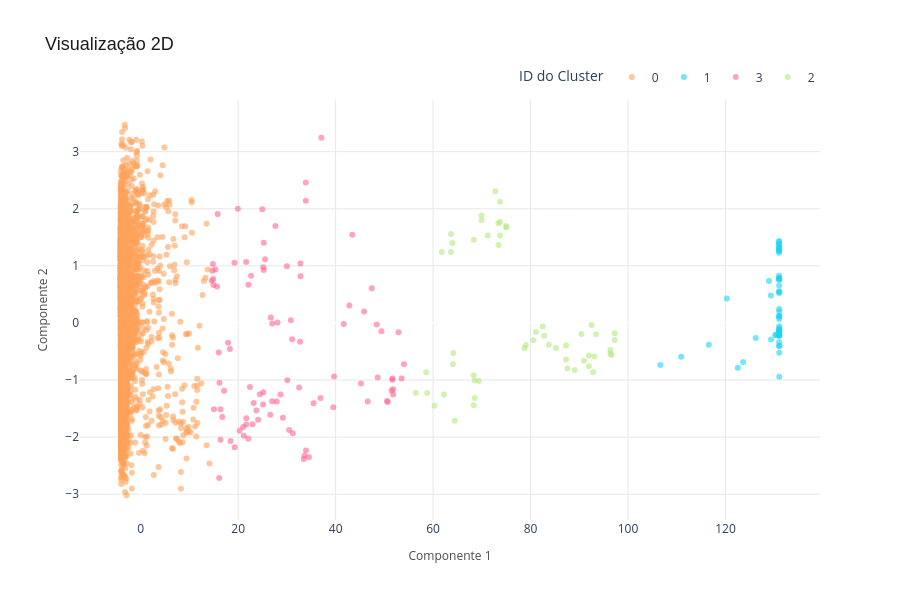

Here is the notebook cell this chart was saved with:
### Code cell
import plotly.express as px
import pandas as pd
from sklearn.decomposition import PCA
from sklearn.cluster import KMeans

# 1. Garantir que o modelo final está treinado com K=4
km_final = KMeans(n_clusters=4, init='k-means++', n_init=10, max_iter=300, random_state=10)
labels_k4 = km_final.fit_predict(X_tratado)

# 2. Redução de Dimensionalidade (PCA) para 2 componentes (2D)
pca = PCA(n_components=2)
X_pca = pca.fit_transform(X_tratado)

# 3. Construção do DataFrame para o Plotly
df_pca = pd.DataFrame(X_pca, columns=['Componente 1', 'Componente 2'])
df_pca['Cluster'] = labels_k4.astype(str)  # Plotly exige strings para categorizar as cores corretamente

# 4. Mapeamento da Paleta Corporativa
# O Cluster 0 (gigante) fica em cinza, os nichos ganham tons de vermelho/bordeaux
mapa_cores = {0: '#7F8C8D', 1: '#C00000', 2: "#007006", 3: "#A6FF00"}

# Tiramos uma amostra de 5000 pontos para o SVG não travar o seu ambiente
df_pca_amostra = df_pca.sample(n=5000, random_state=42)

fig = px.scatter(
    df_pca_amostra,
    x='Componente 1',
    y='Componente 2',
    color='Cluster',
    color_discrete_map=mapa_cores,
    opacity=0.6,
    render_mode='svg', # <-- Força a fugir do WebGL
    title='Visualização 2D',
    hover_data={'Componente 1': False, 'Componente 2': False, 'Cluster': True}
)

# 6. Formatação Executiva do Layout
fig.update_layout(
    plot_bgcolor='white',
    title_font=dict(size=18, color='#1C1C1C', family='Arial'),
    legend_title_text='ID do Cluster',
    legend=dict(
        orientation="h",
        yanchor="bottom",
        y=1.02,
        xanchor="right",
        x=1
    ),
    width=900,
    height=600
)

# Adicionando grade sutil
fig.update_xaxes(showgrid=True, gridwidth=1, gridcolor='#E5E7E9', title_font=dict(size=12, color='#4A4A4A'))
fig.update_yaxes(showgrid=True, gridwidth=1, gridcolor='#E5E7E9', title_font=dict(size=12, color='#4A4A4A'))

fig.show()

### Figure 1 — Plotly figure (JSON) as saved in the notebook; plotly's stock layout.template omitted (floating-point values rounded to 4 significant figures; data arrays with more than 128 entries replaced by an {"elided": "..."} marker saying what was removed)
{"data": [{"customdata": {"elided": "4799x1 str values"}, "hovertemplate": "Cluster=%{customdata[0]}<extra></extra>", "legendgroup": "0", "marker": {"color": "#FFA15A", "opacity": 0.6, "symbol": "circle"}, "mode": "markers", "name": "0", "orientation": "v", "showlegend": true, "type": "scatter", "x": {"elided": "4799 float values"}, "xaxis": "x", "y": {"elided": "4799 float values"}, "yaxis": "y"}, {"customdata": [["1"], ["1"], ["1"], ["1"], ["1"], ["1"], ["1"], ["1"], ["1"], ["1"], ["1"], ["1"], ["1"], ["1"], ["1"], ["1"], ["1"], ["1"], ["1"], ["1"], ["1"], ["1"], ["1"], ["1"], ["1"], ["1"], ["1"], ["1"], ["1"], ["1"], ["1"], ["1"], ["1"], ["1"], ["1"], ["1"], ["1"], ["1"], ["1"], ["1"], ["1"], ["1"], ["1"], ["1"], ["1"], ["1"], ["1"], ["1"], ["1"], ["1"], ["1"], ["1"], ["1"]], "hovertemplate": "Cluster=%{customdata[0]}<extra></extra>", "legendgroup": "1", "marker": {"color": "#19d3f3", "opacity": 0.6, "symbol": "circle"}, "mode": "markers", "name": "1", "orientation": "v", "showlegend": true, "type": "scatter", "x": [131.0, 131.0, 131.0, 128.9, 131.0, 131.0, 106.7, 131.0, 131.0, 131.0, 131.0, 131.0, 131.0, 131.0, 131.0, 129.3, 131.0, 131.0, 131.0, 131.0, 131.0, 110.9, 131.0, 116.6, 131.0, 129.4, 131.0, 130.3, 123.6, 131.0, 131.0, 131.0, 131.0, 131.0, 130.3, 131.0, 131.0, 131.0, 131.0, 131.0, 131.0, 131.0, 120.3, 131.0, 131.0, 126.2, 131.0, 131.0, 131.0, 131.0, 131.0, 131.0, 122.5], "xaxis": "x", "y": [0.654, 0.7609, -0.3381, 0.7327, 1.434, -0.9419, -0.7374, -0.3994, -0.09261, 0.5436, -0.05815, 0.7818, 1.263, 0.0684, 0.8251, 0.4822, -0.1444, -0.1449, 1.301, 0.1226, 1.326, -0.5941, -0.5207, -0.3826, 0.1138, -0.2898, -0.2201, -0.2067, -0.6857, 0.7546, 1.305, 0.7857, 1.374, -0.1419, -0.2155, -0.2254, 1.377, -0.2217, 0.5535, 0.2439, 0.2016, 0.5237, 0.4291, 0.1152, -0.1205, -0.2643, 1.265, -0.1917, -0.4053, -0.124, 1.417, 1.231, -0.786], "yaxis": "y"}, {"customdata": [["3"], ["3"], ["3"], ["3"], ["3"], ["3"], ["3"], ["3"], ["3"], ["3"], ["3"], ["3"], ["3"], ["3"], ["3"], ["3"], ["3"], ["3"], ["3"], ["3"], ["3"], ["3"], ["3"], ["3"], ["3"], ["3"], ["3"], ["3"], ["3"], ["3"], ["3"], ["3"], ["3"], ["3"], ["3"], ["3"], ["3"], ["3"], ["3"], ["3"], ["3"], ["3"], ["3"], ["3"], ["3"], ["3"], ["3"], ["3"], ["3"], ["3"], ["3"], ["3"], ["3"], ["3"], ["3"], ["3"], ["3"], ["3"], ["3"], ["3"], ["3"], ["3"], ["3"], ["3"], ["3"], ["3"], ["3"], ["3"], ["3"], ["3"], ["3"], ["3"], ["3"], ["3"], ["3"], ["3"], ["3"], ["3"], ["3"], ["3"], ["3"], ["3"], ["3"], ["3"], ["3"], ["3"], ["3"], ["3"], ["3"], ["3"], ["3"], ["3"], ["3"], ["3"]], "hovertemplate": "Cluster=%{customdata[0]}<extra></extra>", "legendgroup": "3", "marker": {"color": "#FF6692", "opacity": 0.6, "symbol": "circle"}, "mode": "markers", "name": "3", "orientation": "v", "showlegend": true, "type": "scatter", "x": [22.94, 49.39, 14.93, 23.75, 15.33, 15.01, 33.61, 34.51, 30.81, 30.09, 22.07, 33.87, 16.73, 25.16, 32.52, 51.64, 22.41, 24.45, 25.51, 18.44, 26.69, 37.07, 39.66, 14.71, 46.58, 28.69, 28.07, 32.77, 23.17, 33.88, 21.63, 14.81, 50.69, 51.8, 51.64, 33.46, 25.1, 20.31, 41.67, 31.08, 47.41, 15.66, 48.43, 16.01, 45.19, 19.94, 30.0, 15.79, 27.64, 19.29, 26.99, 19.23, 42.81, 24.94, 32.7, 16.37, 51.47, 32.78, 16.16, 16.1, 36.89, 17.12, 24.09, 33.91, 14.57, 14.88, 25.24, 27.91, 50.53, 43.42, 53.54, 51.8, 25.15, 22.1, 21.67, 30.45, 17.92, 39.52, 26.97, 16.35, 18.29, 35.46, 45.84, 21.02, 54.01, 29.17, 48.62, 21.15, 25.25, 52.9, 22.64, 26.58, 21.67, 31.2], "xaxis": "x", "y": [-1.773, -0.1445, 0.6656, -1.535, 0.9347, -1.514, -2.328, -2.353, 0.0461, -1.004, -2.027, 2.462, -1.649, -1.214, -1.129, -0.9741, -1.12, -1.247, 1.116, -2.068, 0.09409, 3.243, -0.9401, 0.9126, -1.375, -1.253, 0.006017, 1.041, -1.404, 2.142, 1.066, 1.033, -1.385, -1.252, -0.9932, -2.382, -1.428, -1.89, -0.01994, -0.2867, 0.6063, 0.6389, -0.02807, -0.5179, -1.062, 2.0, 0.994, 1.907, 1.697, -2.178, -0.009423, 1.055, 0.3052, 1.993, -0.331, -2.048, -1.183, 0.8163, -1.049, -2.719, -1.317, -1.186, -1.694, -2.237, 0.7396, 0.7697, 0.9274, -1.378, -1.368, 1.544, -0.9735, -1.161, 0.9741, 0.6673, -1.672, -1.876, -0.348, -1.477, -1.371, -1.511, -0.4558, -1.409, 0.1987, -1.823, -0.7221, -1.66, -0.9561, -1.975, 1.407, -0.1616, 0.8266, -1.609, -1.777, -1.933], "yaxis": "y"}, {"customdata": [["2"], ["2"], ["2"], ["2"], ["2"], ["2"], ["2"], ["2"], ["2"], ["2"], ["2"], ["2"], ["2"], ["2"], ["2"], ["2"], ["2"], ["2"], ["2"], ["2"], ["2"], ["2"], ["2"], ["2"], ["2"], ["2"], ["2"], ["2"], ["2"], ["2"], ["2"], ["2"], ["2"], ["2"], ["2"], ["2"], ["2"], ["2"], ["2"], ["2"], ["2"], ["2"], ["2"], ["2"], ["2"], ["2"], ["2"], ["2"], ["2"], ["2"], ["2"], ["2"], ["2"], ["2"]], "hovertemplate": "Cluster=%{customdata[0]}<extra></extra>", "legendgroup": "2", "marker": {"color": "#B6E880", "opacity": 0.6, "symbol": "circle"}, "mode": "markers", "name": "2", "orientation": "v", "showlegend": true, "type": "scatter", "x": [73.43, 81.11, 73.43, 96.38, 68.35, 75.0, 91.98, 61.78, 64.06, 90.96, 96.38, 92.53, 73.74, 68.55, 68.34, 90.42, 69.96, 96.63, 93.44, 73.74, 69.38, 62.22, 58.6, 87.28, 79.05, 91.98, 71.22, 97.27, 85.23, 92.83, 60.28, 58.77, 64.15, 56.46, 97.27, 72.79, 82.51, 80.57, 87.28, 87.58, 68.54, 89.1, 68.39, 63.66, 82.79, 63.67, 83.75, 78.77, 63.98, 93.09, 69.96, 75.0, 64.44, 73.73], "xaxis": "x", "y": [1.367, -0.1609, 1.746, -0.4734, -1.443, 1.7, -0.5723, 1.245, -0.7241, -0.6615, -0.5393, -0.03744, 1.774, -1.314, -0.9163, -0.1958, 1.798, -0.561, -0.1979, 1.533, -1.019, -1.255, -0.8658, -0.6392, -0.3847, -0.759, 1.532, -0.1791, -0.4386, -0.8633, -1.451, -1.227, -0.5257, -1.226, -0.2982, 2.307, -0.06281, -0.3039, -0.396, -0.7962, -1.008, -0.8237, 1.456, 1.56, -0.2252, 1.244, -0.3822, -0.4394, 1.399, -0.5868, 1.884, 1.673, -1.713, 2.122], "yaxis": "y"}], "layout": {"height": 600, "legend": {"orientation": "h", "title": {"text": "ID do Cluster"}, "tracegroupgap": 0, "x": 1, "xanchor": "right", "y": 1.02, "yanchor": "bottom"}, "plot_bgcolor": "white", "title": {"font": {"color": "#1C1C1C", "family": "Arial", "size": 18}, "text": "Visualização 2D"}, "width": 900, "xaxis": {"anchor": "y", "domain": [0, 1], "gridcolor": "#E5E7E9", "gridwidth": 1, "showgrid": true, "title": {"font": {"color": "#4A4A4A", "size": 12}, "text": "Componente 1"}}, "yaxis": {"anchor": "x", "domain": [0, 1], "gridcolor": "#E5E7E9", "gridwidth": 1, "showgrid": true, "title": {"font": {"color": "#4A4A4A", "size": 12}, "text": "Componente 2"}}}}
